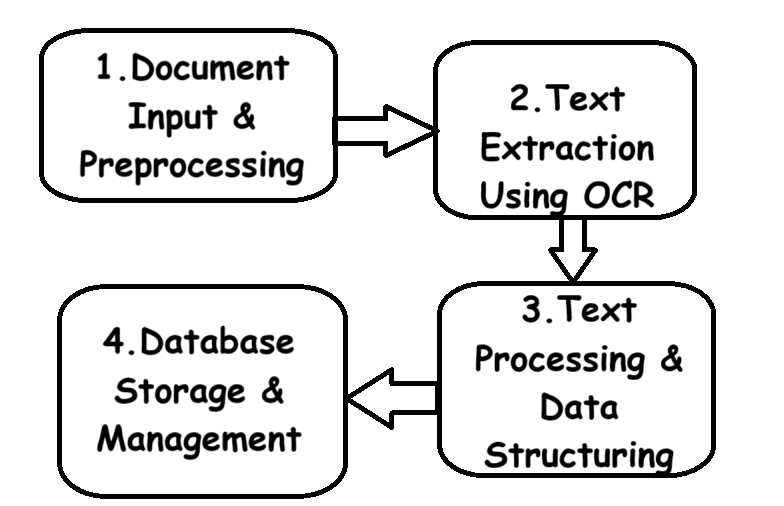
#> input picture data entry automation -workflow.png, 784 x 506 px
$ jupyter execute --allow-errors data_entryautomation.ipynb   (shell and % lines are left out)
#> lines starting #> are read from the running program, lines starting #| are printed output that depends on the picture; after the words box and inside, x2 and y2 are one past the last pixel; in counts of white or black regions, pixels touching at a corner belong together
[cell 1]
import pytesseract
#> (the rest of this cell did not finish here and is left out)

[cell 2]
from google.colab import files
uploaded = files.upload()
#> the answer given: data entry automation -workflow.png

[cell 3]
import cv2
import pytesseract
import os
import re
import csv
import sqlite3

# Automatically get the uploaded filename
image_path = list(uploaded.keys())[0]

# Load the image
image = cv2.imread(image_path)
#> image is the input picture: shape (506, 784, 3); min 0, max 255, mean 227.2
#> `gray = cv2.threshold(gray, 0, 255, cv2.THRESH_BINARY + cv2.THRESH_OTSU..`:
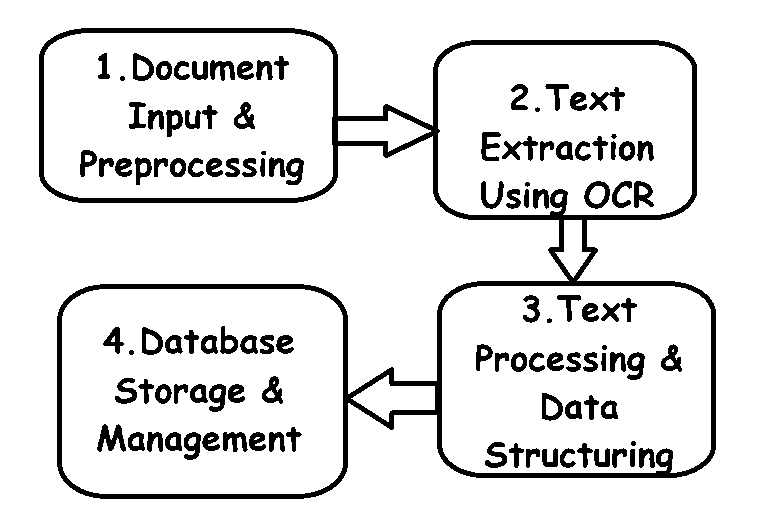
#> gray: shape (506, 784); 89% white; 115 black regions (3 under 20 px), largest, box (x1, y1, x2, y2) and area: (39, 28, 716, 499) 20937, (97, 424, 126, 452) 432, (589, 87, 625, 111) 346

# Check if image is loaded correctly
#> (the rest of this cell did not finish here and is left out)


$ run again, on customer_service_interactions_workflow.png
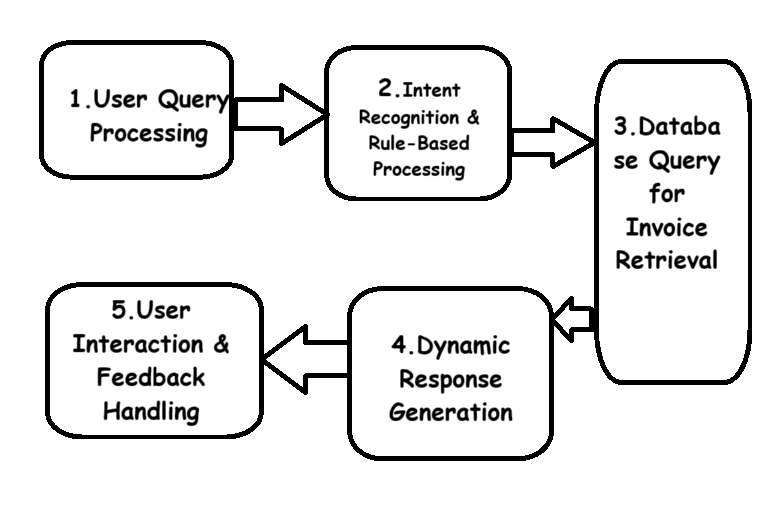
#> input picture customer_service_interactions_workflow.png, 784 x 506 px
#> image is the input picture: shape (506, 784, 3); min 0, max 255, mean 232.9
#> `gray = cv2.threshold(gray, 0, 255, cv2.THRESH_BINARY + cv2.THRESH_OTSU..`:
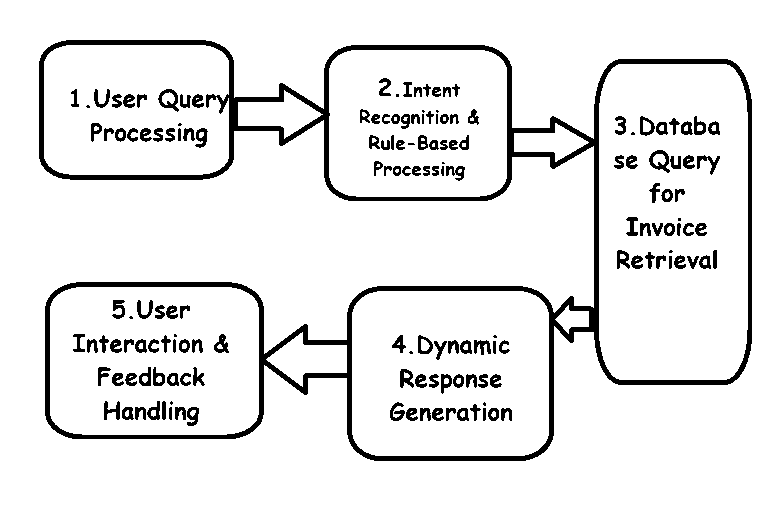
#> gray: shape (506, 784); 91.3% white; 163 black regions (16 under 20 px), largest, box (x1, y1, x2, y2) and area: (39, 40, 752, 461) 21088, (649, 150, 670, 173) 211, (158, 89, 179, 112) 203
